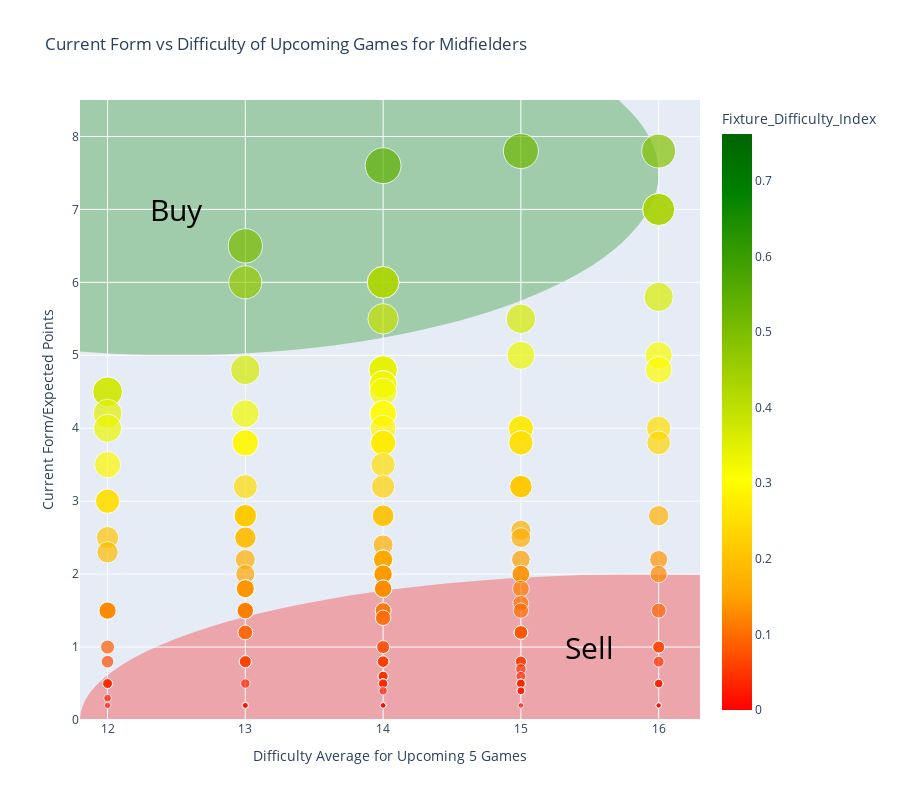

The notebook cell saved with this chart:
### Code cell
# Rename 'FD_index' to 'Fixture_Difficulty_Index'. Did this here to keep main df cleaner
sorted_midfielders_df.rename(columns={'FD_index': 'Fixture_Difficulty_Index'}, inplace=True)

# Wanted interactive scatter plot with hover information so that I could see the player, team, price and FD index without it being on the axis
fig = px.scatter(sorted_midfielders_df, x='Difficulty_score', y='form_player', color='Fixture_Difficulty_Index', #used to visualise quickly which is best pick
                 size='Fixture_Difficulty_Index',  
                 labels={'form_player': 'Current Form/Expected Points', 'Difficulty_score': 'Difficulty Average for Upcoming 5 Games'},
                 hover_data=['full_name', 'Fixture_Difficulty_Index', 'name', 'now_cost'], title='Current Form vs Difficulty of Upcoming Games for Midfielders',
                 size_max=30,  
                 color_continuous_scale=[
                    (0.0, 'red'),
                    (0.2, 'orange'),
                    (0.4, 'yellow'),
                    (0.9, 'green'),
                    (1.0, 'darkgreen') # so I tried to get this to fade from green -buy, to red -sell, and everything else yellow and orange, sorta worked
                 ]
                )

""" Add circles and text for the suggested buy and sell regions. Couldnt find a better way to do this without installing a lot of things Im not
familar with and didn't have time to learn. Brute force did the trick though
"""
fig.update_layout(
    shapes=[
        dict(
            type='circle',
            xref='x',
            yref='y',
            x0=9,
            y0=10,
            x1=16,
            y1=5,
            fillcolor='green',
            opacity=0.3,
            layer='below',
            line=dict(width=0),
        ),
        dict(
            type='circle',
            xref='x',
            yref='y',
            x0=11.8,
            y0=2,
            x1=20,
            y1=-2,
            fillcolor='red',
            opacity=0.3,
            layer='below',
            line=dict(width=0),
        )
    ],
    annotations=[
        dict(
            text='Buy', #thought it was clear, but Esky did say to make things clearer, than not :D
            x=12.5,  
            y=7,   
            showarrow=False,
            font=dict(color='black', size=30),
        ),
        dict(
            text='Sell',
            x=15.5,  
            y=1,   
            showarrow=False,
            font=dict(color='black', size=30),
        )
    ]
)


fig.update_layout(showlegend=False, height=800)  

# Circles were going too far out, so had to zoom in 
fig.update_xaxes(range=[11.8, 16.3])
fig.update_yaxes(range=[0, 8.5])

fig.show()

### Figure 1 — Plotly figure (JSON) as saved in the notebook; plotly's stock layout.template omitted (floating-point values rounded to 4 significant figures; data arrays with more than 128 entries replaced by an {"elided": "..."} marker saying what was removed)
{"data": [{"customdata": {"elided": "357x4 mixed values"}, "hovertemplate": "Difficulty Average for Upcoming 5 Games=%{x}<br>Current Form/Expected Points=%{y}<br>Fixture_Difficulty_Index=%{marker.color}<br>full_name=%{customdata[0]}<br>name=%{customdata[2]}<br>now_cost=%{customdata[3]}<extra></extra>", "legendgroup": "", "marker": {"color": {"elided": "357 float values"}, "coloraxis": "coloraxis", "size": {"elided": "357 float values"}, "sizemode": "area", "sizeref": 0.0008467, "symbol": "circle"}, "mode": "markers", "name": "", "orientation": "v", "showlegend": false, "type": "scatter", "x": {"elided": "357 int values"}, "xaxis": "x", "y": {"elided": "357 float values"}, "yaxis": "y"}], "layout": {"annotations": [{"font": {"color": "black", "size": 30}, "showarrow": false, "text": "Buy", "x": 12.5, "y": 7}, {"font": {"color": "black", "size": 30}, "showarrow": false, "text": "Sell", "x": 15.5, "y": 1}], "coloraxis": {"colorbar": {"title": {"text": "Fixture_Difficulty_Index"}}, "colorscale": [[0, "red"], [0.2, "orange"], [0.4, "yellow"], [0.9, "green"], [1, "darkgreen"]]}, "height": 800, "legend": {"itemsizing": "constant", "tracegroupgap": 0}, "shapes": [{"fillcolor": "green", "layer": "below", "line": {"width": 0}, "opacity": 0.3, "type": "circle", "x0": 9, "x1": 16, "xref": "x", "y0": 10, "y1": 5, "yref": "y"}, {"fillcolor": "red", "layer": "below", "line": {"width": 0}, "opacity": 0.3, "type": "circle", "x0": 11.8, "x1": 20, "xref": "x", "y0": 2, "y1": -2, "yref": "y"}], "showlegend": false, "title": {"text": "Current Form vs Difficulty of Upcoming Games for Midfielders"}, "xaxis": {"anchor": "y", "domain": [0, 1], "range": [11.8, 16.3], "title": {"text": "Difficulty Average for Upcoming 5 Games"}}, "yaxis": {"anchor": "x", "domain": [0, 1], "range": [0, 8.5], "title": {"text": "Current Form/Expected Points"}}}}
